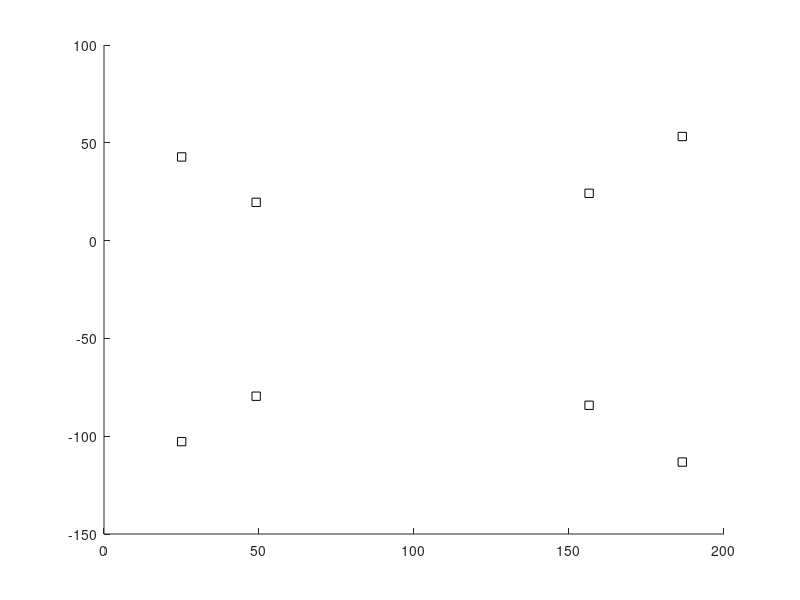

The MATLAB script that drew this image:
function q3_output = Q3()
%  The scene object is a unit cube.

XYZ = [0 0 0; ...
    0 0 1;
    0 1 0;
    0 1 1;
    1 0 0;
    1 0 1;
    1 1 0;
    1 1 1];

%  Set up a projection matrix by choosing K, R, C.

%  For K, just go with coordinates on the projection plane, and put the projection plane at f = 10.
%  Set the principal point to be slightly different from (0,0),  namely (20, -30).  
%
%  Note that in examples with real images, we would expect the principal point to be roughly
%  at the center pixel (Nx/2, Ny/2),  since the (1,1) and (Nx,Ny) would be at opposite corners of the sensor.
%  We would also expect the K11 and K22 coefficients to include a change in
%  units from mm to top pixels.   We have not done this here.   Essentially
%  we are treating 1 mm = 1 pixel.

K = [300 0 20; 0 300 -30; 0 0 1];

%  Set camera axes to be near parallel to the object (world) axes. 
%  Only have a small rotation about y axis.

num_degrees = 15;
theta_y = num_degrees *pi/180;
R_y = [cos(theta_y) 0 sin(theta_y);  0 1 0;  -sin(theta_y) 0  cos(theta_y)];

%  When theta_y = 0,  the camera coordinate axes are same as object axes.
%  We put the camera at a negative z value.  It is looking in the positive z
%  direction.   Note the XY of camera corresponds to the center XY of the
%  cube.

C = [0.5 0.5 -2]';

P = K * R_y * [ eye(3), -C];

%  now plot the projection of the cube corners for this chosen projection matrix

close all
figure; hold on;

numPositions = size(XYZ,1);

%  Draw in black square the projected point positions according to the true model.

xy = zeros(numPositions, 2);
for j = 1:numPositions
    p = P*[ XYZ(j,1) XYZ(j,2) XYZ(j,3)  1]';
    x = p(1)/p(3);
    y = p(2)/p(3);
    
    xy(j,1) = x;
    xy(j,2) = y;
    plot(x, y,'sk');
end
end